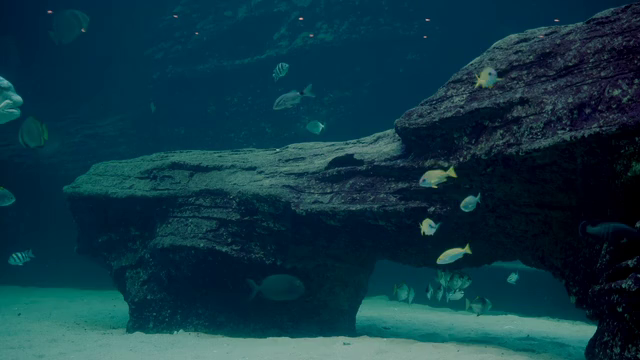
#> input picture frames/frame_0000.png, 640 x 360 px; its folder holds only this picture in this run
$ python part1_preprocessing.py
#> lines starting #> are read from the running program, lines starting #| are printed output that depends on the picture


import cv2
import numpy as np
import os
import matplotlib.pyplot as plt


# ─── PARAMÈTRES ───────────────────────────────
FRAMES_DIR = "frames"
# ──────────────────────────────────────────────


def load_frames(folder):
    """Charge toutes les images PNG/JPG d'un dossier."""
#> called with folder = 'frames'
    exts = ('.png', '.jpg', '.jpeg')
    files = sorted([f for f in os.listdir(folder) if f.lower().endswith(exts)])
    frames = []
    for f in files:
        img = cv2.imread(os.path.join(folder, f))
#> img is the input picture: shape (360, 640, 3); mean B, G, R 67.6, 54.2, 14.3
        if img is not None:
            frames.append(img)
    print(f"[OK] {len(frames)} frame(s) chargée(s)")
#| [OK] 1 frame(s) chargée(s)
    return frames


def bgr_to_ycbcr(frame_bgr):
    """
    Convertit une frame BGR en YCbCr.
    Retourne les 3 canaux séparés : Y, Cb, Cr
    """
    ycbcr = cv2.cvtColor(frame_bgr, cv2.COLOR_BGR2YCrCb)
    Y, Cr, Cb = cv2.split(ycbcr)  # OpenCV: ordre YCrCb
    return Y, Cb, Cr


def subsample_420(Cb, Cr):
    """
    Sous-échantillonnage 4:2:0 :
    On garde 1 pixel sur 2 horizontalement ET verticalement.
    Divise la taille de Cb et Cr par 4.
    """
    Cb_sub = Cb[::2, ::2]
    Cr_sub = Cr[::2, ::2]
    return Cb_sub, Cr_sub


def upsample_420(Cb_sub, Cr_sub, target_shape):
    """
    Ré-échantillonnage : remet Cb et Cr à la taille originale.
    Nécessaire pour reconstruire l'image.
    """
    h, w = target_shape
    Cb_up = cv2.resize(Cb_sub, (w, h), interpolation=cv2.INTER_LINEAR)
    Cr_up = cv2.resize(Cr_sub, (w, h), interpolation=cv2.INTER_LINEAR)
    return Cb_up, Cr_up


def ycbcr_to_bgr(Y, Cb, Cr):
    """
    Reconstruit une frame BGR depuis Y, Cb, Cr.
    """
    ycbcr = cv2.merge([Y, Cr, Cb])  # OpenCV attend YCrCb
    bgr = cv2.cvtColor(ycbcr, cv2.COLOR_YCrCb2BGR)
    return bgr


def preprocess_frame(frame_bgr):
    """
    Pipeline complet pour une frame :
    1. Conversion BGR → YCbCr
    2. Sous-échantillonnage 4:2:0 de Cb et Cr
    Retourne un dict avec toutes les données.
    """
    Y, Cb, Cr = bgr_to_ycbcr(frame_bgr)
    Cb_sub, Cr_sub = subsample_420(Cb, Cr)

    return {
        "Y":      Y,        # canal luminance (taille originale)
        "Cb":     Cb,       # canal bleu original
        "Cr":     Cr,       # canal rouge original
        "Cb_sub": Cb_sub,   # Cb sous-échantillonné (1/4 taille)
        "Cr_sub": Cr_sub,   # Cr sous-échantillonné (1/4 taille)
        "shape":  frame_bgr.shape[:2]  # (hauteur, largeur)
    }


def reconstruct_frame(data):
    """
    Reconstruit une frame BGR depuis les données compressées.
    """
    h, w = data["shape"]
    Cb_up, Cr_up = upsample_420(data["Cb_sub"], data["Cr_sub"], (h, w))
    return ycbcr_to_bgr(data["Y"], Cb_up, Cr_up)


def visualize(frame_bgr, data):
    """
    Affiche une figure matplotlib avec :
    - Image originale
    - Canal Y (luminance)
    - Canal Cb (chrominance bleue)
    - Canal Cr (chrominance rouge)
    - Image reconstruite
    - Différence (erreur)
    """
    reconstructed = reconstruct_frame(data)
    diff = cv2.absdiff(frame_bgr, reconstructed)

    fig, axes = plt.subplots(2, 3, figsize=(15, 8))
    fig.suptitle("Partie 1 — Pré-traitement YCbCr", fontsize=14, fontweight='bold')

    # Ligne 1
    axes[0, 0].imshow(cv2.cvtColor(frame_bgr, cv2.COLOR_BGR2RGB))
    axes[0, 0].set_title("Frame originale (BGR)")

    axes[0, 1].imshow(data["Y"], cmap='gray')
    axes[0, 1].set_title(f"Canal Y — Luminance\n{data['Y'].shape}")

    axes[0, 2].imshow(data["Cb"], cmap='Blues_r')
    axes[0, 2].set_title(f"Canal Cb — Chrominance bleue\n{data['Cb'].shape}")

    # Ligne 2
    axes[1, 0].imshow(data["Cr"], cmap='Reds_r')
    axes[1, 0].set_title(f"Canal Cr — Chrominance rouge\n{data['Cr'].shape}")

    axes[1, 1].imshow(cv2.cvtColor(reconstructed, cv2.COLOR_BGR2RGB))
    axes[1, 1].set_title("Frame reconstruite")

    axes[1, 2].imshow(diff)
    axes[1, 2].set_title("Différence (erreur de reconstruction)")

    for ax in axes.flat:
        ax.axis('off')

    plt.tight_layout()
    plt.savefig("output/part1_visualisation.png", dpi=150, bbox_inches='tight')
    print("[OK] Visualisation sauvegardée dans output/part1_visualisation.png")
    plt.show()


def print_stats(frame_bgr, data):
    """Affiche les statistiques de compression de la partie 1."""
    h, w = data["shape"]
    original_size = h * w * 3  # 3 canaux BGR, 1 octet chacun

    # Taille après conversion YCbCr + sous-échantillonnage
    Y_size  = data["Y"].size           # h * w
    Cb_size = data["Cb_sub"].size      # (h/2) * (w/2)
    Cr_size = data["Cr_sub"].size      # (h/2) * (w/2)
    compressed_size = Y_size + Cb_size + Cr_size

    ratio = original_size / compressed_size

    print("\n── Statistiques Partie 1 ──────────────────")
    print(f"  Résolution          : {w} x {h}")
    print(f"  Taille originale    : {original_size:,} octets")
    print(f"  Taille Y            : {Y_size:,} octets  ({w}x{h})")
    print(f"  Taille Cb réduit    : {Cb_size:,} octets  ({w//2}x{h//2})")
    print(f"  Taille Cr réduit    : {Cr_size:,} octets  ({w//2}x{h//2})")
    print(f"  Taille compressée   : {compressed_size:,} octets")
    print(f"  Ratio compression   : {ratio:.2f}x")
    print("────────────────────────────────────────────\n")


# ─── PROGRAMME PRINCIPAL ──────────────────────────────────────
if __name__ == "__main__":
    os.makedirs("output", exist_ok=True)

    # 1. Charger les frames
    frames = load_frames(FRAMES_DIR)
#> frames = 1 item

    # 2. Traiter la première frame (pour la démo)
    frame = frames[0]
    data  = preprocess_frame(frame)
#> in bgr_to_ycbcr, `ycbcr = cv2.cvtColor(frame_bgr, cv2.COLOR_BGR2YCrCb)`: ycbcr: shape (360, 640, 3); mean of channels 0, 1, 2 43.7, 106.9, 141.5
#> in bgr_to_ycbcr, `Y, Cr, Cb = cv2.split(ycbcr)`:
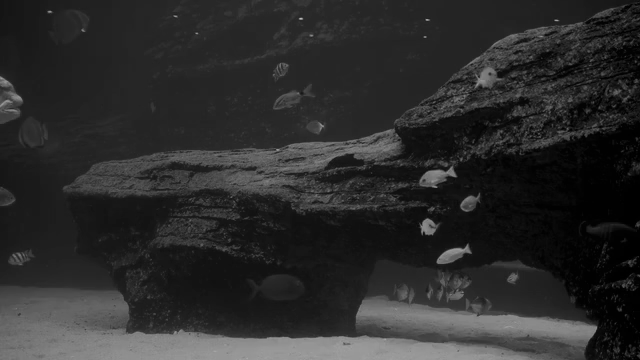
#> Y: shape (360, 640); min 0, max 186, mean 43.7
#> in bgr_to_ycbcr, `Y, Cr, Cb = cv2.split(ycbcr)`:
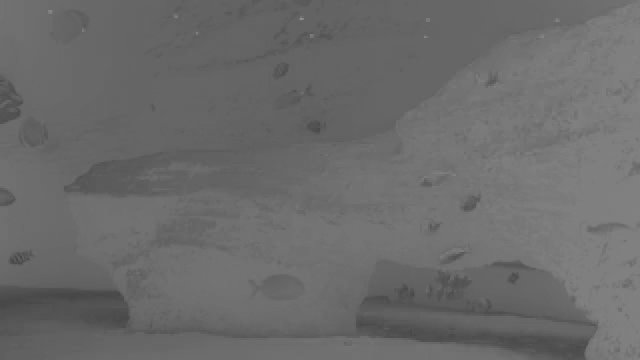
#> Cr: shape (360, 640); min 70, max 145, mean 106.9
#> in bgr_to_ycbcr, `Y, Cr, Cb = cv2.split(ycbcr)`:
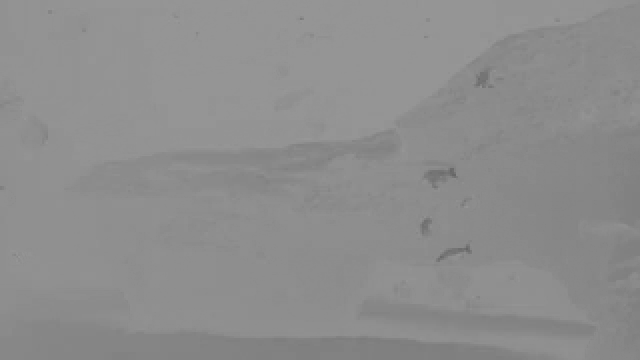
#> Cb: shape (360, 640); min 101, max 152, mean 141.5
#> data = 6 items

    # 3. Afficher les stats
    print_stats(frame, data)
#> in print_stats, `h, w = data["shape"]`: h = 360; w = 640
#> in print_stats, `original_size = h * w * 3`: original_size = 691200
#> in print_stats, `ratio = original_size / compressed_size`: ratio = 2
#|   Résolution          : 640 x 360
#|   Taille originale    : 691,200 octets
#|   Taille Y            : 230,400 octets  (640x360)
#|   Taille Cb réduit    : 57,600 octets  (320x180)
#|   Taille Cr réduit    : 57,600 octets  (320x180)
#|   Taille compressée   : 345,600 octets
#|   Ratio compression   : 2.00x

    # 4. Visualiser
    visualize(frame, data)
#> in reconstruct_frame, `h, w = data["shape"]`: h = 360; w = 640
#> in ycbcr_to_bgr, `ycbcr = cv2.merge([Y, Cr, Cb])`: ycbcr: shape (360, 640, 3); mean of channels 0, 1, 2 43.7, 106.9, 141.5
#> in visualize, `plt.savefig("output/part1_visualisation.png", dpi=150, bbox_inches='ti..`:
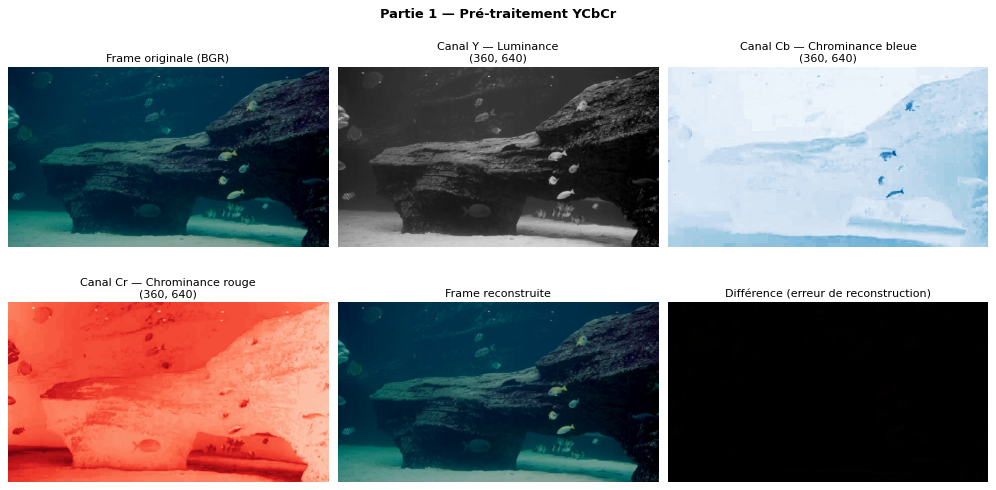
#> figure drawn by matplotlib, 6 panels; B, G, R data is drawn as R, G, B

    # 5. Traiter TOUTES les frames (pour le pipeline complet)
    all_preprocessed = [preprocess_frame(f) for f in frames]
#> all_preprocessed = 1 item
    print(f"[OK] {len(all_preprocessed)} frame(s) pré-traitée(s) — prêtes pour la Partie 2")
#| [OK] 1 frame(s) pré-traitée(s) — prêtes pour la Partie 2
